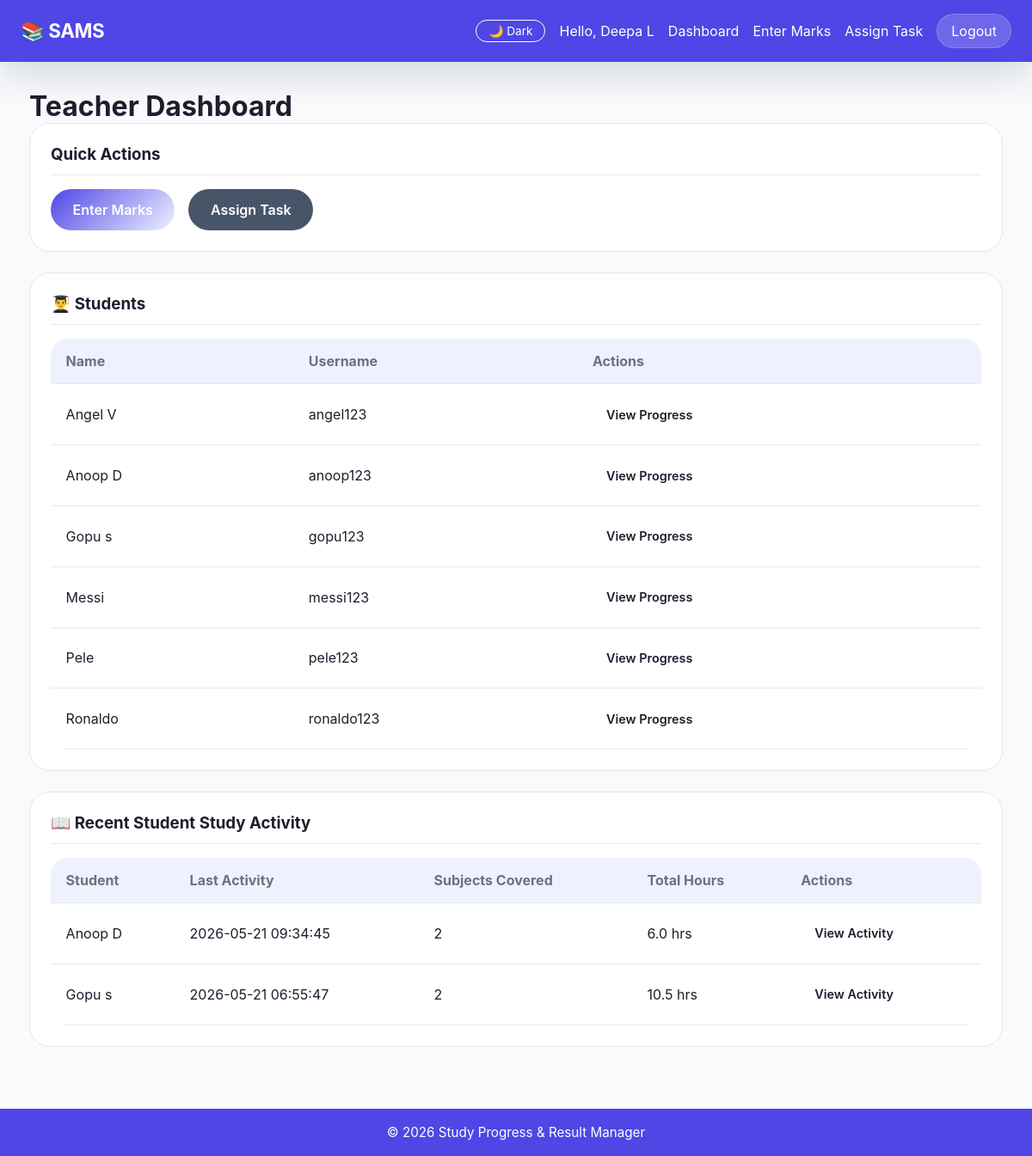
Screenshot of /teacher/dashboard (signed in) with the database file from the repository.
### tables this page shows
CREATE TABLE "users" (
                id INTEGER PRIMARY KEY AUTOINCREMENT,
                username TEXT UNIQUE NOT NULL,
                password TEXT NOT NULL,
                role TEXT NOT NULL CHECK(role IN ('teacher', 'student', 'admin')),
                full_name TEXT NOT NULL,
                status TEXT NOT NULL CHECK(status IN ('pending', 'active', 'blocked')) DEFAULT 'pending',
                department TEXT,
                created_at TIMESTAMP DEFAULT CURRENT_TIMESTAMP
            , theme VARCHAR(10) DEFAULT 'light');

### app.py (the view)
@app.route('/teacher/dashboard')
@login_required
@teacher_required
def teacher_dashboard():
    conn = get_db_connection()
    students = conn.execute('''
        SELECT * FROM users WHERE role = 'student' ORDER BY full_name
    ''').fetchall()
    recent_logs = conn.execute('''
        SELECT u.id as student_id,
               u.full_name as student_name,
               MAX(sl.created_at) as last_activity,
               COUNT(DISTINCT sl.subject_id) as subjects_covered,
               SUM(sl.hours_spent) as total_hours
        FROM study_logs sl
        JOIN users u ON sl.student_id = u.id
        GROUP BY sl.student_id
        ORDER BY last_activity DESC
        LIMIT 20
    ''').fetchall()
    conn.close()
    return render_template('teacher_dashboard.html',
                         students=students,
                         recent_logs=recent_logs)

### app.py (called while the page is built)
def login_required(f):
    @wraps(f)
    def decorated_function(*args, **kwargs):
        if 'user_id' not in session:
            flash('Please log in to access this page.', 'error')
            return redirect(url_for('login'))
        return f(*args, **kwargs)
    return decorated_function

def teacher_required(f):
    @wraps(f)
    def decorated_function(*args, **kwargs):
        if session.get('role') != 'teacher':
            flash('This page is for teachers only.', 'error')
            return redirect(url_for('home'))
        return f(*args, **kwargs)
    return decorated_function

@app.context_processor
def inject_current_user():
    return {'current_user': CurrentUser(session)}

    @property
    def is_authenticated(self):
        return bool(self.id)

### database.py (called while the page is built)
def get_db_connection():
    conn = sqlite3.connect(DATABASE)
    conn.row_factory = sqlite3.Row  # This lets us access columns by name
    return conn

### templates/teacher_dashboard.html (shortened to what this page needs)
{% extends 'base.html' %}
{% block content %}
<h1>Teacher Dashboard</h1>
<div class="card">
    <h3>Quick Actions</h3>
    <div class="quick-actions">
        <a href="{{ url_for('enter_marks') }}" class="btn btn-primary">Enter Marks</a>
        <a href="{{ url_for('assign_task') }}" class="btn btn-secondary">Assign Task</a>
    </div>
</div>
<div class="card">
    <h3>👨‍🎓 Students</h3>
    {% if students %}
        <table class="data-table">
            <thead>
                <tr>
                    <th>Name</th>
                    <th>Username</th>
                    <th>Actions</th>
                </tr>
            </thead>
            <tbody>
                {% for student in students %}
                <tr>
                    <td>{{ student.full_name }}</td>
                    <td>{{ student.username }}</td>
                    <td>
                        <a href="{{ url_for('student_progress', student_id=student.id) }}" class="btn btn-small">View Progress</a>
                    </td>
                </tr>
                {% endfor %}
            </tbody>
        </table>
    {% else %}
        <p class="empty-state">No students registered yet.</p>
    {% endif %}
</div>
<div class="card">
    <h3>📖 Recent Student Study Activity</h3>
    {% if recent_logs %}
        <table class="data-table">
            <thead>
                <tr>
                    <th>Student</th>
                    <th>Last Activity</th>
                    <th>Subjects Covered</th>
                    <th>Total Hours</th>
                    <th>Actions</th>
                </tr>
            </thead>
            <tbody>
                {% for log in recent_logs %}
                <tr>
                    <td><a href="{{ url_for('student_progress', student_id=log.student_id) }}">{{ log.student_name }}</a></td>
                    <td>{{ log.last_activity }}</td>
                    <td>{{ log.subjects_covered }}</td>
                    <td>{{ log.total_hours }} hrs</td>
                    <td><a href="{{ url_for('student_study_activity', student_id=log.student_id) }}" class="btn btn-small">View Activity</a></td>
                </tr>
                {% endfor %}
            </tbody>
        </table>
    {% else %}
        <p class="empty-state">No study activity recorded yet.</p>
    {% endif %}
</div>
{% endblock %}

### templates/base.html (shortened to what this page needs)
<!DOCTYPE html>
<html lang="en">
<head>
    <link rel="stylesheet" href="{{ url_for('static', filename='style.css') }}">
</head>
<body class="{{ current_user.theme if current_user.is_authenticated else 'light' }}">
    <nav class="navbar">
        <div class="nav-brand">
            <a href="{{ url_for('home') }}">📚 SAMS</a>
        </div>
        <div class="nav-links">
            {% if current_user.is_authenticated %}
                <form action="{{ url_for('toggle_theme') }}" method="POST" style="display:inline;">
                  <button type="submit" class="theme-toggle">
                    {% if current_user.theme == 'dark' %}☀️ Light{% else %}🌙 Dark{% endif %}
                  </button>
                </form>
                <span class="welcome-text">Hello, {{ session.get('full_name') }}</span>
                {% if session.get('role') == 'teacher' %}
                    <a href="{{ url_for('teacher_dashboard') }}">Dashboard</a>
                    <a href="{{ url_for('enter_marks') }}">Enter Marks</a>
                    <a href="{{ url_for('assign_task') }}">Assign Task</a>
                {% elif session.get('role') == 'student' %}
                    <a href="{{ url_for('student_dashboard') }}">Dashboard</a>
                    <a href="{{ url_for('add_study_log') }}">Log Study</a>
                    <a href="{{ url_for('view_results') }}">My Results</a>
                {% elif session.get('role') == 'admin' %}
                    <a href="{{ url_for('admin_dashboard') }}">Admin Panel</a>
                {% endif %}
                <a href="{{ url_for('logout') }}" class="btn-logout">Logout</a>
            {% else %}
                <a href="{{ url_for('login') }}">Login</a>
                <a href="{{ url_for('register') }}">Register</a>
            {% endif %}
        </div>
    </nav>
    <main class="container">
        {% block content %}{% endblock %}
    </main>
    <footer>
        <p>&copy; 2026 Study Progress & Result Manager</p>
    </footer>
</body>
</html>

### static/style.css (style rules this page uses)
* { margin: 0; padding: 0; box-sizing: border-box; }
:root { --bg: #f8fafc; --card-bg: #ffffff; --text: #1e1e2e; --text-muted: #6b7280; --border: #e2e8f0; --primary: #4f46e5; --primary-light: #eef2ff; --navbar-bg: #4f46e5; --navbar-text: #ffffff; --input-bg: #ffffff; --input-border: #d1d5db; --table-header-bg: #eef2ff; --table-row-hover: #f1f5f9; --shadow: rgba(0, 0, 0, 0.08); --flash-success-bg: #dcfce7; --flash-success-text: #166534; --flash-success-border: #d1fae5; --flash-danger-bg: #fee2e2; --flash-danger-text: #991b1b; --flash-danger-border: #fecaca; --flash-info-bg: #dbeafe; --flash-info-text: #1e40af; --flash-warning-bg: #fef9c3; --flash-warning-text: #854d0e; --badge-pass-bg: #dcfce7; --badge-pass-text: #166534; --badge-fail-bg: #fee2e2; --badge-fail-text: #991b1b; --progress-bg: #e2e8f0; --progress-fill: #4f46e5; --streak-color: #4f46e5; --auth-brand-bg: #4f46e5; --auth-brand-text: #ffffff; --row-gold: #fef9c3; --danger: #ef4444; --row-silver: #f1f5f9; --row-bronze: #ffedd5; --surface: var(--card-bg); --surface-alt: #f8fafc; --secondary: #475569; --surface-border: rgba(229, 231, 235, 0.9); --navbar-border: rgba(255, 255, 255, 0.18); --focus-ring: rgba(99, 102, 241, 0.12); --grade-a: #16a34a; --grade-b: #15803d; --grade-c: #d97706; --grade-d: #ea580c; }
body, .card, .navbar, input, select, textarea, table, .btn, .flash, .badge { transition: background-color 0.3s ease, color 0.3s ease, border-color 0.3s ease; }
body { font-family: 'Inter', system-ui, -apple-system, BlinkMacSystemFont, 'Segoe UI', sans-serif; background: linear-gradient(180deg, var(--bg) 0%, var(--surface-alt) 100%); color: var(--text); min-height: 100vh; display: flex; flex-direction: column; }
a { color: inherit; text-decoration: none; }
button, input, select, textarea { font: inherit; }
.navbar { background: var(--navbar-bg); color: var(--navbar-text); padding: 1rem 1.5rem; display: flex; justify-content: space-between; align-items: center; gap: 1rem; position: sticky; top: 0; z-index: 20; box-shadow: 0 14px 45px rgba(15, 23, 42, 0.15); }
.nav-brand a { font-size: 1.4rem; font-weight: 700; letter-spacing: -0.02em; color: var(--auth-brand-text); }
.nav-links { display: flex; align-items: center; gap: 1rem; flex-wrap: wrap; }
.nav-links a, .btn-logout { color: var(--navbar-text); transition: opacity 0.2s ease, transform 0.2s ease; }
.btn-logout { background: var(--navbar-border); padding: 0.55rem 1rem; border-radius: 999px; border: 1px solid var(--navbar-border); }
.container { max-width: 1180px; width: 100%; margin: 0 auto; padding: 2rem 1.5rem 3rem; flex: 1; }
.btn { display: inline-flex; align-items: center; justify-content: center; padding: 0.9rem 1.6rem; border-radius: 999px; font-weight: 600; border: none; cursor: pointer; transition: transform 0.22s ease, box-shadow 0.22s ease, background-color 0.22s ease; }
.btn-primary { background: linear-gradient(135deg, var(--primary) 0%, var(--primary-light) 100%); color: var(--navbar-text); }
.btn-secondary { background: var(--secondary); color: var(--navbar-text); }
.btn-small { padding: 0.65rem 1rem; font-size: 0.9rem; }
.theme-toggle { background: transparent; border: 1px solid var(--navbar-text); border-radius: 20px; padding: 4px 14px; color: var(--navbar-text); font-size: 0.85rem; cursor: pointer; transition: background-color 0.2s ease, color 0.2s ease; }
.card { background: var(--surface); padding: 1.5rem; border-radius: 24px; margin-bottom: 1.5rem; box-shadow: var(--shadow); border: 1px solid var(--border); }
.card h3 { margin-bottom: 1rem; color: var(--text); border-bottom: 1px solid var(--surface-border); padding-bottom: 0.75rem; }
.quick-actions { display: flex; gap: 1rem; flex-wrap: wrap; }
.data-table { width: 100%; border-collapse: collapse; background: var(--surface); border-radius: 20px; overflow: hidden; box-shadow: var(--shadow); }
.data-table th, .data-table td { padding: 1rem 1.1rem; text-align: left; border-bottom: 1px solid var(--surface-border); }
.data-table th { background: var(--table-header-bg); font-weight: 700; color: var(--text-muted); }
footer { background: var(--navbar-bg); color: var(--navbar-text); text-align: center; padding: 1.15rem; margin-top: auto; }
footer p { font-size: 0.95rem; }

### rows the page displays
users: full_name "Angel V", username "angel123"
users: full_name "Anoop D", username "anoop123", student_name "Anoop D", last_activity "2026-05-21 09:34:45", subjects_covered "2", total_hours "6.0"
users: full_name "Gopu s", username "gopu123", student_name "Gopu s", last_activity "2026-05-21 06:55:47", subjects_covered "2", total_hours "10.5"
users: full_name "Messi", username "messi123"
users: full_name "Pele", username "pele123"
users: full_name "Ronaldo", username "ronaldo123"

### other values shown
{{ session.get('full_name') }} "Deepa L"
